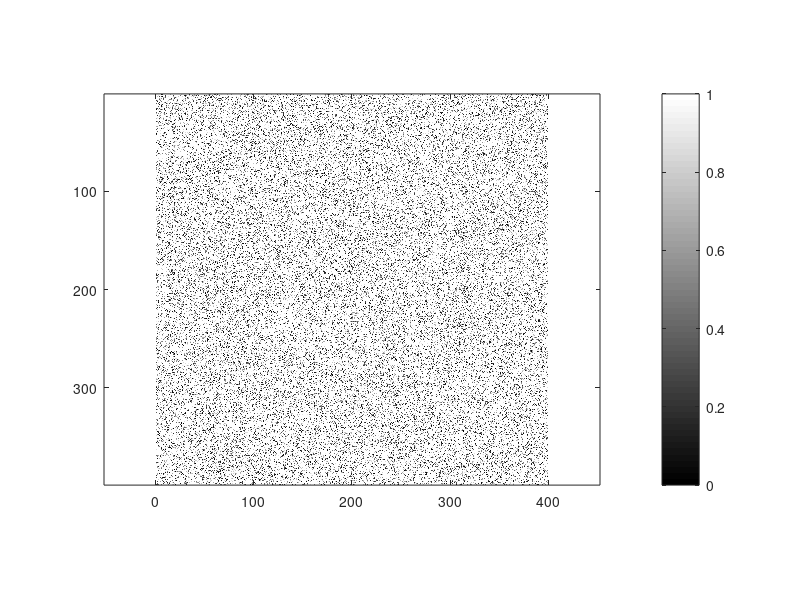
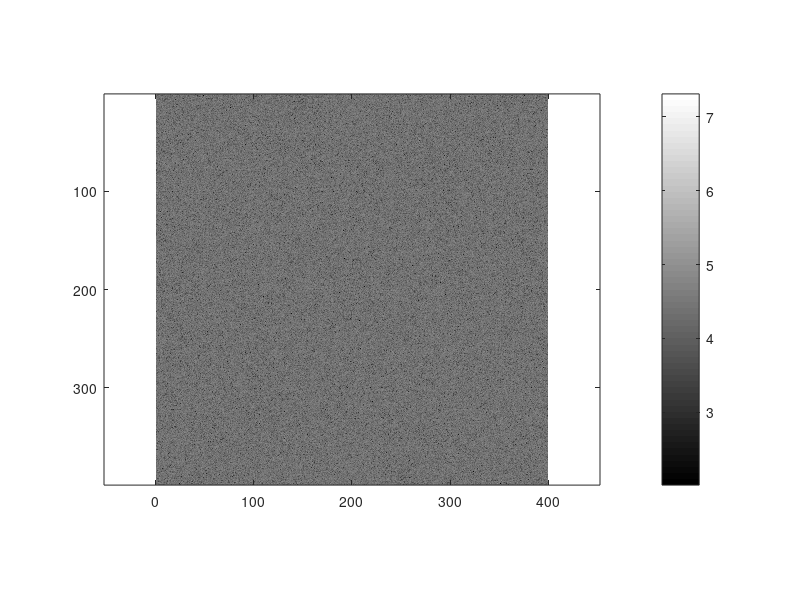
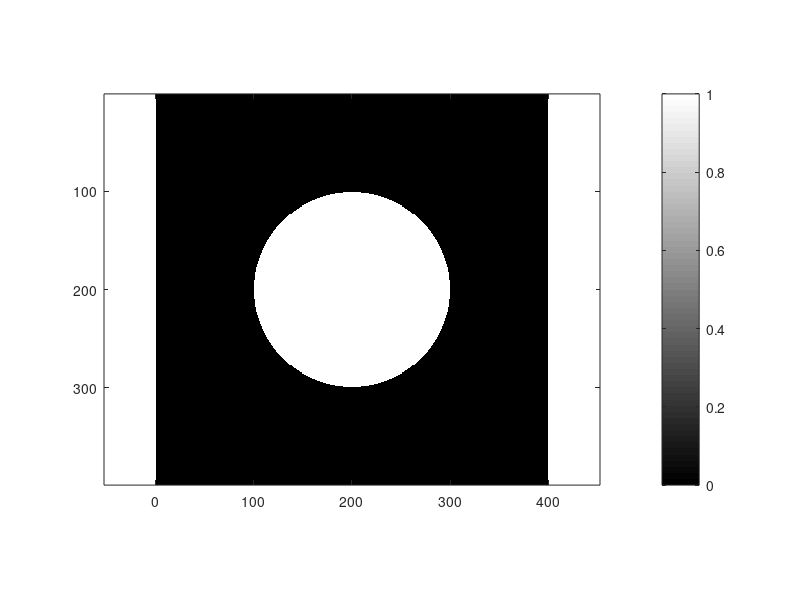
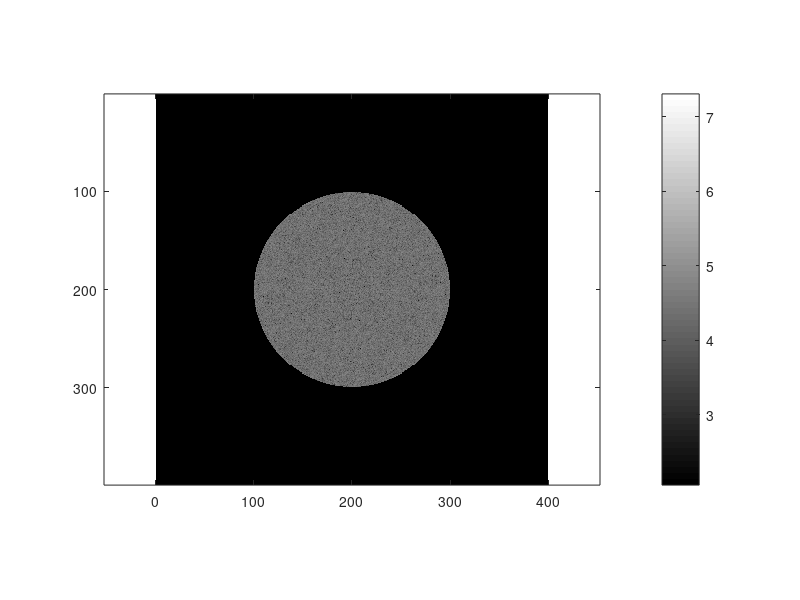

These charts were generated, in order, by the following MATLAB code: (Note: this script raises an error after producing the figures.)
clear
x = zeros(399,399);
x(:,:)= randi(255,399);

figure(1); clf
image(x); axis equal; colormap gray; colorbar
print -dpng trash.png

X = fft2(x);
Xs = fftshift(X);
figure(2); clf
imagesc(log10(abs(Xs))); axis equal; colormap gray; colorbar
print -dpng trash.png

[rows, cols] = size(x);
max_size = max(rows, cols);
rnorm = rows/max_size; cnorm = cols/max_size;
[v, u] = meshgrid(linspace(-cnorm, cnorm, cols),...
    linspace(-rnorm, rnorm, rows)) ;
filter = sqrt(u.^2+v.^2)<0.5;
figure(3); clf
imagesc(filter); axis equal; colormap gray; colorbar
print -dpng trash.png

Xsfiltered = Xs.*filter;
figure(4); clf
imagesc(log10(abs(Xsfiltered))); axis equal; colormap gray; colorbar
print -dpng trash.png

Xfiltered = ifftshift(Xsfiltered);
xfiltered = ifft2(Xfiltered);
figure(5); clf
imagesc(xfiltered, [0, 255]); axis equal; colormap gray; colorbar
title("LPF of Radius 0.5 [aka40]")
print -dpng IP2_EX4_Plot1.png

filter = sqrt(u.^2+v.^2)<0.4;
figure(6); clf
imagesc(filter); axis equal; colormap gray; colorbar
print -dpng trash.png

Xsfiltered = Xs.*filter;
figure(7); clf
imagesc(log10(abs(Xsfiltered))); axis equal; colormap gray; colorbar
print -dpng trash.png

Xfiltered = ifftshift(Xsfiltered);
xfiltered = ifft2(Xfiltered);
figure(8); clf
imagesc(xfiltered, [0, 255]); axis equal; colormap gray; colorbar
title("LPF of Radius 0.4 [aka40]")
print -dpng IP2_EX4_Plot2.png

filter = sqrt(u.^2+v.^2)<0.3;
figure(9); clf
imagesc(filter); axis equal; colormap gray; colorbar
print -dpng trash.png

Xsfiltered = Xs.*filter;
figure(10); clf
imagesc(log10(abs(Xsfiltered))); axis equal; colormap gray; colorbar
print -dpng trash.png

Xfiltered = ifftshift(Xsfiltered);
xfiltered = ifft2(Xfiltered);
figure(11); clf
imagesc(xfiltered, [0, 255]); axis equal; colormap gray; colorbar
title("LPF of Radius 0.3 [aka40]")
print -dpng IP2_EX4_Plot3.png


filter = sqrt(u.^2+v.^2)<0.2;
figure(12); clf
imagesc(filter); axis equal; colormap gray; colorbar
print -dpng trash.png

Xsfiltered = Xs.*filter;
figure(13); clf
imagesc(log10(abs(Xsfiltered))); axis equal; colormap gray; colorbar
print -dpng trash.png

Xfiltered = ifftshift(Xsfiltered);
xfiltered = ifft2(Xfiltered);
figure(14); clf
imagesc(xfiltered, [0, 255]); axis equal; colormap gray; colorbar
title("LPF of Radius 0.2 [aka40]")
print -dpng IP2_EX4_Plot4.png


filter = sqrt(u.^2+v.^2)<0.1;
figure(15); clf
imagesc(filter); axis equal; colormap gray; colorbar
print -dpng trash.png

Xsfiltered = Xs.*filter;
figure(16); clf
imagesc(log10(abs(Xsfiltered))); axis equal; colormap gray; colorbar
print -dpng trash.png

Xfiltered = ifftshift(Xsfiltered);
xfiltered = ifft2(Xfiltered);
figure(17); clf
imagesc(xfiltered, [0, 255]); axis equal; colormap gray; colorbar
title("LPF of Radius 0.1 [aka40]")
print -dpng IP2_EX4_Plot5.png
